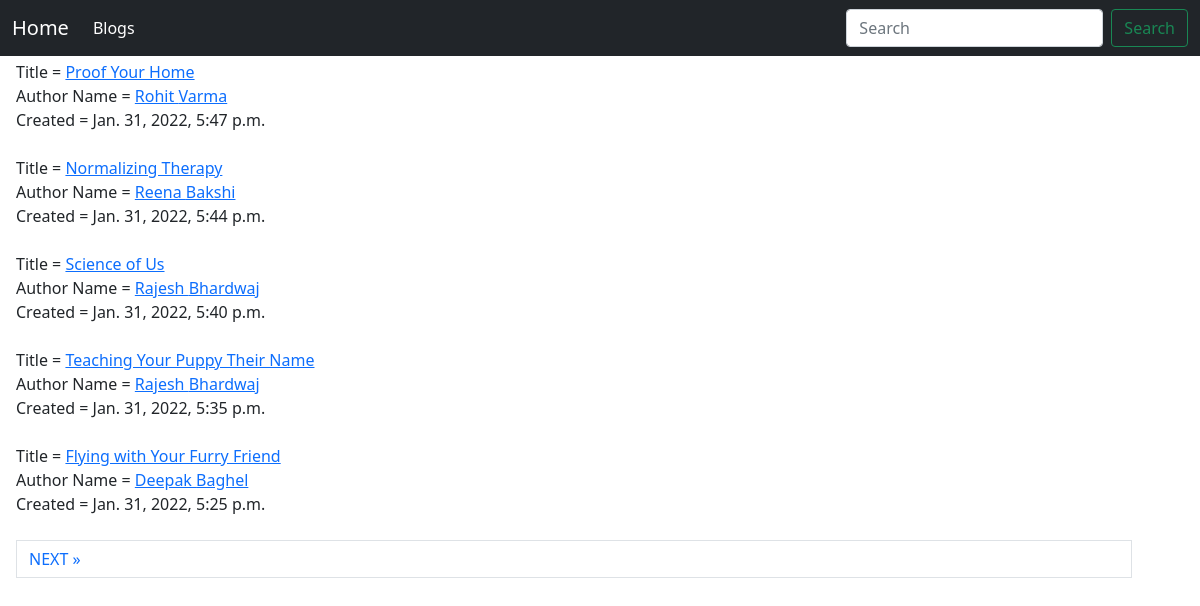
/posts/, run on the app's committed database.
### home/models.py (models this page shows, shortened)
class Post(models.Model):
    title = models.CharField(max_length=200)
    author = models.ForeignKey(User, on_delete= models.CASCADE,related_name='blog_posts')
    content = models.TextField()
    created_on = models.DateTimeField(auto_now_add=True)

### home/views.py (the view)
# urls.py: path('posts/',views.PostListView.as_view(),name="post_list"),
class PostListView(ListView):
    model = Post
    template_name = "Post_list.html"
    paginate_by = 5
    def get_queryset(self):
        queryset = Post.objects.all().order_by("-created_on")
        return queryset

### templates/Post_list.html (shortened to what this page needs)
{% extends 'base.html' %}
{% block body %}
<div class="container mx-1 my-1">
    {% for obj in object_list  %}
    Title = <a href = "{% url 'post_detail' obj.id %}">{{obj.title}}</a><br>
    Author Name = <a href = "{% url 'author_detail' obj.author.id %}">{{obj.author.first_name }} {{obj.author.last_name}}</a> <br>
    Created = {{obj.created_on}}<br>
    <br>
    {% endfor %}
    {% if is_paginated %}
    {% if page_obj.has_next %}
    <a href="?page={{ page_obj.next_page_number }}" class="page-link"> NEXT &raquo;</a>
    {% endif %}
    {% endif %}
</div>
    {% endblock body %}

### templates/base.html (shortened to what this page needs)
<!doctype html>
<html lang="en">
  <head>
    <link href="https://cdn.jsdelivr.net/npm/bootstrap@5.0.2/dist/css/bootstrap.min.css" rel="stylesheet">
  </head>
  <body>
    <nav class="navbar navbar-expand-lg navbar-dark bg-dark">
        <div class="container-fluid">
          <a class="navbar-brand" href="{% url 'index' %}">Home</a>
          <div class="collapse navbar-collapse" id="navbarSupportedContent">
            <ul class="navbar-nav me-auto mb-2 mb-lg-0">
              <li class="nav-item">
              <a class="nav-link active" aria-current="page" href=" {% url 'post_list' %} ">Blogs</a>
              </li>
            </ul>
            <form class="d-flex">
              <input class="form-control me-2" type="search" placeholder="Search" aria-label="Search">
              <button class="btn btn-outline-success" type="submit">Search</button>
            </form>
          </div>
        </div>
      </nav>
    {% block body %}
    {% endblock body %}
  </body>
</html>

### data on the page
Post: title "Proof Your Home", author.first_name "Rohit", author.last_name "Varma", created_on "Jan. 31, 2022, 5:47 p.m."
Post: title "Normalizing Therapy", author.first_name "Reena", author.last_name "Bakshi", created_on "Jan. 31, 2022, 5:44 p.m."
Post: title "Science of Us", author.first_name "Rajesh", author.last_name "Bhardwaj", created_on "Jan. 31, 2022, 5:40 p.m."
Post: title "Teaching Your Puppy Their Name", author.first_name "Rajesh", author.last_name "Bhardwaj", created_on "Jan. 31, 2022, 5:35 p.m."
Post: title "Flying with Your Furry Friend", author.first_name "Deepak", author.last_name "Baghel", created_on "Jan. 31, 2022, 5:25 p.m."
